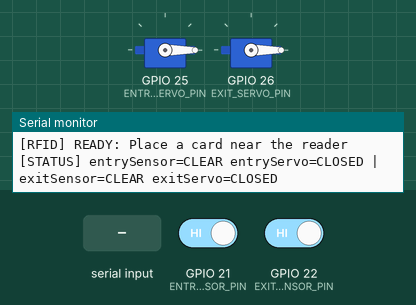
Simulated run of this sketch. Board: ESP32. Shown: 2 × servo, the last lines printed to the serial monitor. Inputs (shaded band) come from the test bench; at power-on: GPIO 21 (ENTRY_SENSOR_PIN) HIGH, GPIO 22 (EXIT_SENSOR_PIN) HIGH.

Above: at 1.5 s.
1.6 s: GPIO 21 (ENTRY_SENSOR_PIN) driven LOW
At 2.4 s:
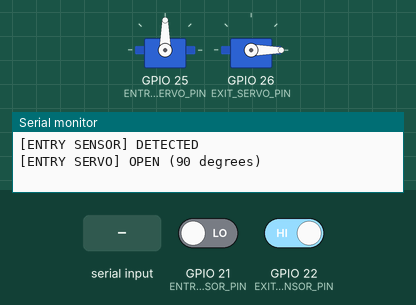
3.1 s: GPIO 22 (EXIT_SENSOR_PIN) driven LOW
At 4.2 s:
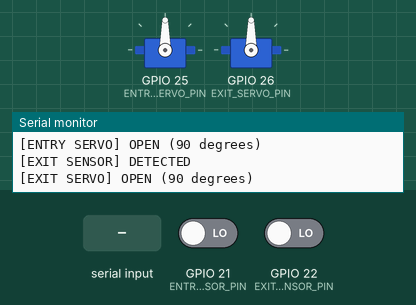
4.6 s: GPIO 21 (ENTRY_SENSOR_PIN) driven HIGH
At 6.5 s:
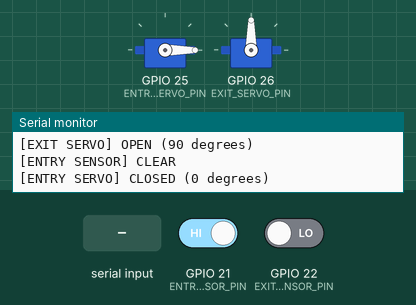
9.1 s: "E" received over Serial
At 10.1 s:
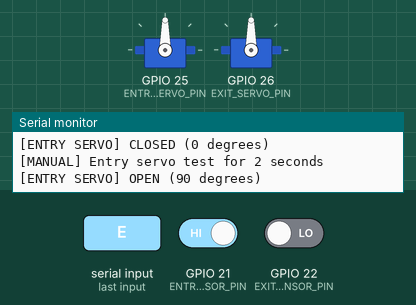
Timing chart, 0 to 12.6 s (numbered marks = the images above; inputs shaded):
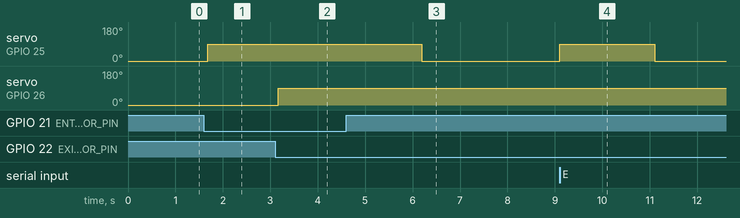

The sketch:

esp32_gate_test.ino
```cpp
/*
 * TEST PHAN CUNG ESP32 GATE - KHONG WIFI, MQTT, BACKEND HOAC CAMERA
 * Board: ESP32 Dev Module. Thu vien: ESP32Servo, MFRC522.
 */

#include <SPI.h>
#include <MFRC522.h>
#include <ESP32Servo.h>


const uint8_t ENTRY_SENSOR_PIN = 21;
const uint8_t EXIT_SENSOR_PIN = 22;
const uint8_t ENTRY_SERVO_PIN = 25;
const uint8_t EXIT_SERVO_PIN = 26;
const uint8_t RFID_SS_PIN = 5;
const uint8_t RFID_RST_UNUSED = 0xFF;

const int CLOSED_ANGLE = 0;
const int OPEN_ANGLE = 90;
const unsigned long SENSOR_DEBOUNCE_MS = 60;
const unsigned long CLOSE_DELAY_MS = 1500;
const unsigned long MANUAL_OPEN_MS = 2000;

Servo entryServo;
Servo exitServo;
MFRC522 rfid(RFID_SS_PIN, RFID_RST_UNUSED);

struct GateState {
  bool lastRawDetected = false;
  bool stableDetected = false;
  bool isOpen = false;
  unsigned long rawChangedAt = 0;
  unsigned long clearedAt = 0;
  unsigned long manualOpenUntil = 0;
};

GateState entryState;
GateState exitState;

void setGate(const char *name, Servo &servo, GateState &state, bool open) {
  if (state.isOpen == open) return;
  state.isOpen = open;
  servo.write(open ? OPEN_ANGLE : CLOSED_ANGLE);
  Serial.printf("[%s SERVO] %s (%d degrees)\n", name,
                open ? "OPEN" : "CLOSED", open ? OPEN_ANGLE : CLOSED_ANGLE);
}

void initializeGateState(uint8_t sensorPin, GateState &state) {
  bool detected = digitalRead(sensorPin) == LOW;
  state.lastRawDetected = detected;
  state.stableDetected = detected;
  state.rawChangedAt = millis();
  state.clearedAt = millis();
}

void handleGate(const char *name, uint8_t sensorPin, Servo &servo, GateState &state) {
  unsigned long now = millis();
  bool rawDetected = digitalRead(sensorPin) == LOW;

  if (rawDetected != state.lastRawDetected) {
    state.lastRawDetected = rawDetected;
    state.rawChangedAt = now;
  }

  if (rawDetected != state.stableDetected &&
      now - state.rawChangedAt >= SENSOR_DEBOUNCE_MS) {
    state.stableDetected = rawDetected;
    Serial.printf("[%s SENSOR] %s\n", name,
                  rawDetected ? "DETECTED" : "CLEAR");

    if (rawDetected) {
      state.manualOpenUntil = 0;
      setGate(name, servo, state, true);
    } else {
      state.clearedAt = now;
    }
  }

  bool manualStillActive = state.manualOpenUntil != 0 &&
                           (long)(state.manualOpenUntil - now) > 0;
  if (state.isOpen && !state.stableDetected && !manualStillActive &&
      now - state.clearedAt >= CLOSE_DELAY_MS) {
    state.manualOpenUntil = 0;
    setGate(name, servo, state, false);
  }
}

void openManually(const char *name, Servo &servo, GateState &state) {
  state.manualOpenUntil = millis() + MANUAL_OPEN_MS;
  state.clearedAt = millis();
  setGate(name, servo, state, true);
}

void printUid() {
  if (!rfid.PICC_IsNewCardPresent() || !rfid.PICC_ReadCardSerial()) return;

  Serial.print("[RFID] UID=");
  for (byte i = 0; i < rfid.uid.size; i++) {
    if (rfid.uid.uidByte[i] < 0x10) Serial.print('0');
    Serial.print(rfid.uid.uidByte[i], HEX);
  }
  Serial.println();

  rfid.PICC_HaltA();
  rfid.PCD_StopCrypto1();
}

void printStatus() {
  Serial.printf("[STATUS] entrySensor=%s entryServo=%s | exitSensor=%s exitServo=%s\n",
                entryState.stableDetected ? "DETECTED" : "CLEAR",
                entryState.isOpen ? "OPEN" : "CLOSED",
                exitState.stableDetected ? "DETECTED" : "CLEAR",
                exitState.isOpen ? "OPEN" : "CLOSED");
}

void handleSerialCommand() {
  if (!Serial.available()) return;
  char command = toupper(Serial.read());

  if (command == 'E') {
    Serial.println("[MANUAL] Entry servo test for 2 seconds");
    openManually("ENTRY", entryServo, entryState);
  } else if (command == 'X') {
    Serial.println("[MANUAL] Exit servo test for 2 seconds");
    openManually("EXIT", exitServo, exitState);
  } else if (command == 'C') {
    entryState.manualOpenUntil = 0;
    exitState.manualOpenUntil = 0;
    setGate("ENTRY", entryServo, entryState, false);
    setGate("EXIT", exitServo, exitState, false);
  } else if (command == 'S') {
    printStatus();
  }
}

void setup() {
  Serial.begin(115200);
  delay(300);

  pinMode(ENTRY_SENSOR_PIN, INPUT_PULLUP);
  pinMode(EXIT_SENSOR_PIN, INPUT_PULLUP);

  entryServo.setPeriodHertz(50);
  exitServo.setPeriodHertz(50);
  entryServo.attach(ENTRY_SERVO_PIN, 500, 2400);
  exitServo.attach(EXIT_SERVO_PIN, 500, 2400);
  entryServo.write(CLOSED_ANGLE);
  exitServo.write(CLOSED_ANGLE);

  initializeGateState(ENTRY_SENSOR_PIN, entryState);
  initializeGateState(EXIT_SENSOR_PIN, exitState);

  SPI.begin(18, 19, 23, RFID_SS_PIN);
  rfid.PCD_Init();
  byte version = rfid.PCD_ReadRegister(MFRC522::VersionReg);

  Serial.println();
  Serial.println("=== ESP32 GATE HARDWARE TEST READY ===");
  Serial.println("Sensor entry=GPIO21, exit=GPIO22; active LOW");
  Serial.println("Servo entry=GPIO25, exit=GPIO26; CLOSED=0, OPEN=90");
  Serial.println("Commands: E=entry servo, X=exit servo, C=close both, S=status");
  Serial.printf("[RFID] Firmware Version=0x%02X\n", version);
  if (version == 0x00 || version == 0xFF) {
    Serial.println("[RFID] ERROR: Check RC522 wiring and 3.3V power");
  } else {
    Serial.println("[RFID] READY: Place a card near the reader");
  }
  printStatus();
}

void loop() {
  handleGate("ENTRY", ENTRY_SENSOR_PIN, entryServo, entryState);
  handleGate("EXIT", EXIT_SENSOR_PIN, exitServo, exitState);
  printUid();
  handleSerialCommand();
  delay(5);
}
```

Measured:
- after the input at 1.6 s, servo on GPIO 25 (ENTRY_SERVO_PIN): 0° → 90° after 0.08 s
- after the input at 3.1 s, servo on GPIO 26 (EXIT_SERVO_PIN): 0° → 90° after 0.06 s
- after the input at 4.6 s, servo on GPIO 25 (ENTRY_SERVO_PIN): 90° → 0° after 1.6 s
- after the input at 9.1 s, servo on GPIO 25 (ENTRY_SERVO_PIN): 0° → 90° at once, → 0° 2.0 s later
